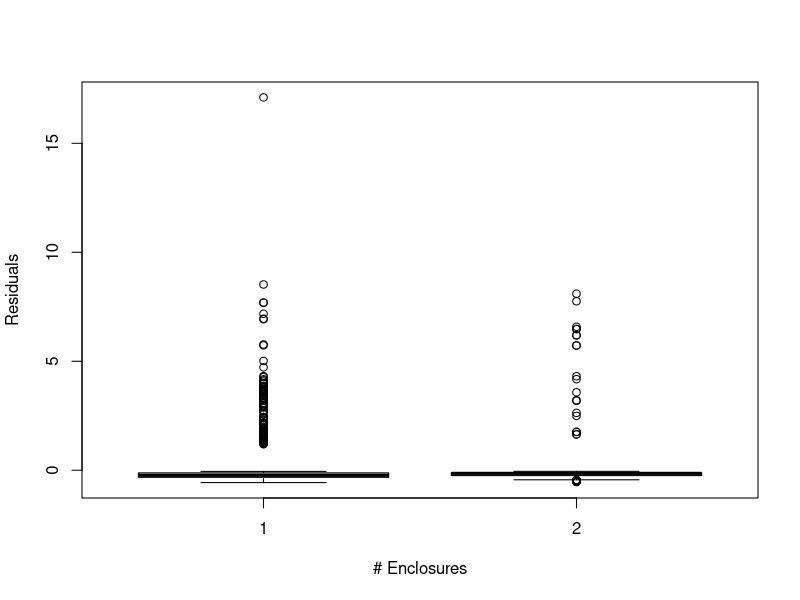

R code for this plot: (Note: this script raises an error after producing the figure.)
#COMPLETE ANALYSIS OF 2016 WILDTRACKS DATA, FEBRUARY 2018

#set working directory

setwd("~/Spider_monkey_stats")

#install packages
install.packages("readxl")
install.packages("readr")
install.packages("dplyr")
install.packages("tidyr")
install.packages("nortest")
install.packages("lattice")
install.packages("nlme")
install.packages("lme4")
install.packages("lmerTest")
install.packages("multcomp")
install.packages("igraph")
install.packages("ggplot2")
install.packages("MASS")

#load useful packages

library(readxl)
library(readr)
library(dplyr)
library(tidyr)
library(nortest)
library(lattice)
library(nlme)
library(lme4)
library(lmerTest)
library(multcomp)
library(igraph)
library(ggplot2)
library(MASS)

#import code

scans <- read.table(file="scans_Wildtracks.csv", sep=",", header=T)#alternate import code
scans$n_encl<-factor(scans$n_encl, levels=c("1","2"))
scans$month<-factor(scans$month, levels=c("jun_jul","jul_aug","aug_sep"))
scans$time_meal<-factor(scans$time_meal, levels=c("none","before","after"))
scans$observer_id<-factor(scans$observer_id, levels=c("916","1231"))
scans$n_prox_1m<-as.numeric(scans$n_prox_1m)

#view and summarize

View(scans)
summary(scans)

scans$nest <- with(scans, factor(paste(focal_group,focal_id)))

#check n_prox_1m variable
str(scans)
str(scans$n_prox_1m)
summary(scans$n_prox_1m)


M0_n_prox_1m<-glmer(n_prox_1m ~ n_encl + location_focal + time_meal + focal_sex + focal_age + month +
                  (1|focal_group/focal_id), na.action=na.omit, data=scans, family = poisson)

M1_n_prox_1m<-glmer(n_prox_1m ~ n_encl + location_focal + time_meal + focal_sex + focal_age + month +
                    (1|focal_group), 
                  na.action=na.omit, data=scans, family = poisson)



M0_n_prox_1m
summary(M0_n_prox_1m)

#anova
anova(M0_n_prox_1m, M1_n_prox_1m)

anova(M0_n_prox_1m, M1_n_prox_1m, test = "Chi")

#M0 has lowest AIc

E0<-residuals(M0_n_prox_1m, type = "pearson")
str(E0)
E0
summary(E0)

plot(scans$n_encl, E0, xlab="# Enclosures", ylab="Residuals")
plot(scans$location_focal, E0, xlab="Location", ylab="Residuals")
plot(scans$month, E0, xlab="Month", ylab="Residuals")
plot(scans$time_meal, E0, xlab="Meal Status", ylab="Residuals")
plot(scans$focal_sex, E0, xlab="Focal Sex", ylab="Residuals")
plot(scans$focal_age, E0, xlab="Focal Age", ylab="Residuals")

qqnorm(E0)
qqline(E0)
ad.test(E0)

plot(M0_n_prox_1m) 

plot(scans$n_prox_1m, E0)

# ZERO-INFLATED... 


overdisp_fun <- function(M0_n_prox_1m) {
  rdf <- df.residual(M0_n_prox_1m)
  rp <- residuals(M0_n_prox_1m,type="pearson")
  Pearson.chisq <- sum(rp^2)
  prat <- Pearson.chisq/rdf
  pval <- pchisq(Pearson.chisq, df=rdf, lower.tail=FALSE)
  c(chisq=Pearson.chisq,ratio=prat,rdf=rdf,p=pval)
}

overdisp_fun(M0_n_prox_1m)
